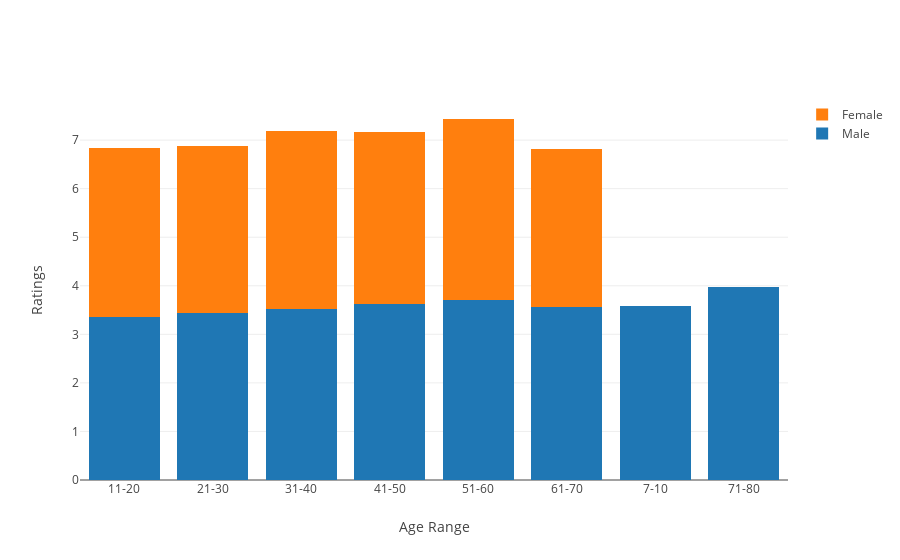

The cell this chart's notebook holds for it:
### Code cell
trace0 = Bar(
            x = df_age_rating1.index,
            y = df_age_rating1.M,
            name = 'Male'
            )
trace1 = Bar(
            x = df_age_rating1.index,
            y = df_age_rating1.F,
            name = 'Female')
data = [trace0 , trace1]
layout = dict(xaxis = dict(title = 'Age Range'),
              yaxis = dict(title = 'Ratings'),
              barmode = 'stack')
fig = dict(data = data, layout = layout)
plot.iplot(fig, 'Gender ratings Age analysis')

### Figure 1 — Plotly figure (JSON) as saved in the notebook; plotly's stock layout.template omitted (floating-point values rounded to 4 significant figures)
{"data": [{"name": "Male", "type": "bar", "x": ["11-20", "21-30", "31-40", "41-50", "51-60", "61-70", "7-10", "71-80"], "y": [3.349, 3.447, 3.523, 3.632, 3.716, 3.573, 3.577, 3.982]}, {"name": "Female", "type": "bar", "x": ["11-20", "21-30", "31-40", "41-50", "51-60", "61-70", "7-10", "71-80"], "y": [3.498, 3.433, 3.665, 3.54, 3.719, 3.25, null, null]}], "layout": {"barmode": "stack", "xaxis": {"title": "Age Range"}, "yaxis": {"title": "Ratings"}}}
